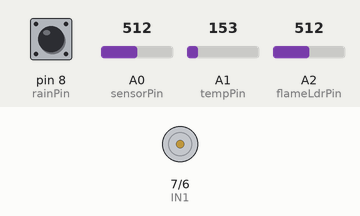
This sketch was run on a simulated Arduino Uno, built with avr-gcc and run on an emulated ATmega328P. Parts: motor-driver pin pairs drawn as motors (green arrow = first pin HIGH = forward, orange = second pin HIGH = backward, longer = more drive, scaled by the enable pin). The inputs (shaded band) are chosen by the test bench; at power-on: pin 8 (rainPin) HIGH, A0 (sensorPin) = 512, A1 (tempPin) = 153, A2 (flameLdrPin) = 512. What the sketch prints to the serial monitor is not drawn.

Above: at 0.4 s.
Timing chart, 0 to 3.5 s (numbered marks = the images above):
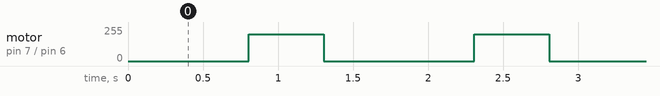

The sketch:

Kagegurad_I.ino
```cpp
const int sensorPin = A0;
const int rainPin = 8;

const int tempPin = A1;
const int flameLdrPin = A2;

const int IN1 = 7;
const int IN2 = 6;
const int EN  = 5;

int curtainPosition = 0;
int targetLevel = 0;

bool rainActive = false;
bool lastButtonState = HIGH;

const int stepTime = 500;
const int pauseTime = 800;

int lastLevel = 0;
int stableLevel = 0;
int stabilityCounter = 0;
const int stabilityRequired = 4;

int sensorValue;

int temperature;
int flameLight;
bool flameDetected=false;

void setup()
{
  pinMode(IN1, OUTPUT);
  pinMode(IN2, OUTPUT);
  pinMode(EN, OUTPUT);

  pinMode(rainPin, INPUT_PULLUP);

  Serial.begin(9600);
}

void loop()
{
  checkRainButton();

  int tempValue = analogRead(tempPin);
  float voltage = tempValue * (5.0 / 1023.0);
  temperature = (voltage - 0.5) * 100;

  flameLight = analogRead(flameLdrPin);

  if(temperature > 45 && flameLight > 650)
    flameDetected = true;
  else
    flameDetected = false;

  sensorValue = analogRead(sensorPin);
  int level = calculateLevel(sensorValue);

  if(level == lastLevel)
    stabilityCounter++;
  else
    stabilityCounter = 0;

  if(stabilityCounter >= stabilityRequired)
    stableLevel = level;

  lastLevel = level;

  if(flameDetected)
    targetLevel = 0;
  else if(rainActive)
    targetLevel = 6;
  else
    targetLevel = stableLevel;

  moveCurtain();

  Serial.print("S:");
  Serial.print(sensorValue);
  Serial.print(",L:");
  Serial.print(targetLevel);
  Serial.print(",P:");
  Serial.print(curtainPosition);
  Serial.print(",R:");
  Serial.print(rainActive);
  Serial.print(",T:");
  Serial.print(temperature);
  Serial.print(",F:");
  Serial.println(flameLight);

  delay(200);
}

int calculateLevel(int value)
{
  if(value <= 78) return 0;
  else if(value <= 156) return 1;
  else if(value <= 234) return 2;
  else if(value <= 312) return 3;
  else if(value <= 390) return 4;
  else if(value <= 468) return 5;
  else return 6;
}

void moveCurtain()
{
  if(curtainPosition == targetLevel)
    return;

  if(curtainPosition < targetLevel)
  {
    moveClose();
    curtainPosition++;
  }
  else
  {
    moveOpen();
    curtainPosition--;
  }

  delay(pauseTime);
}

void moveClose()
{
  digitalWrite(IN1, HIGH);
  digitalWrite(IN2, LOW);
  analogWrite(EN, 200);
  delay(stepTime);
  stopMotor();
}

void moveOpen()
{
  digitalWrite(IN1, LOW);
  digitalWrite(IN2, HIGH);
  analogWrite(EN, 200);
  delay(stepTime);
  stopMotor();
}

void stopMotor()
{
  digitalWrite(IN1, LOW);
  digitalWrite(IN2, LOW);
  analogWrite(EN, 0);
}

void checkRainButton()
{
  bool buttonState = digitalRead(rainPin);

  if(buttonState == LOW && lastButtonState == HIGH)
  {
    rainActive = !rainActive;
    delay(200);
  }

  lastButtonState = buttonState;
}
```

Measured:
- by itself, motor on pin 7 (IN1) / pin 6 (IN2): alternates forward 200/255 for 0.50 s and stopped for 1.0 s, 12 changes in all, then stays stopped
